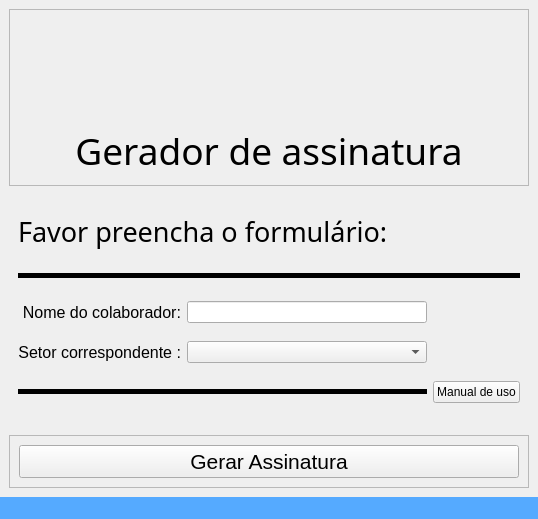
<?xml version="1.0" encoding="UTF-8"?>
<ui version="4.0">
 <class>MainWindow</class>
 <widget class="QMainWindow" name="MainWindow">
  <property name="geometry">
   <rect>
    <x>0</x>
    <y>0</y>
    <width>538</width>
    <height>519</height>
   </rect>
  </property>
  <property name="windowTitle">
   <string>MainWindow</string>
  </property>
  <widget class="QWidget" name="centralwidget">
   <layout class="QGridLayout" name="gridLayout_2">
    <item row="1" column="0">
     <widget class="QStackedWidget" name="stackedWidget">
      <property name="currentIndex">
       <number>0</number>
      </property>
      <widget class="QWidget" name="Page1">
       <layout class="QGridLayout" name="gridLayout">
        <item row="2" column="1">
         <widget class="QLineEdit" name="lineEdit">
          <property name="sizePolicy">
           <sizepolicy hsizetype="Expanding" vsizetype="Fixed">
            <horstretch>0</horstretch>
            <verstretch>0</verstretch>
           </sizepolicy>
          </property>
         </widget>
        </item>
        <item row="1" column="0" colspan="3">
         <widget class="Line" name="line">
          <property name="sizePolicy">
           <sizepolicy hsizetype="Minimum" vsizetype="Fixed">
            <horstretch>0</horstretch>
            <verstretch>0</verstretch>
           </sizepolicy>
          </property>
          <property name="minimumSize">
           <size>
            <width>0</width>
            <height>15</height>
           </size>
          </property>
          <property name="frameShadow">
           <enum>QFrame::Shadow::Plain</enum>
          </property>
          <property name="lineWidth">
           <number>5</number>
          </property>
          <property name="orientation">
           <enum>Qt::Orientation::Horizontal</enum>
          </property>
         </widget>
        </item>
        <item row="2" column="0">
         <widget class="QLabel" name="label_2">
          <property name="font">
           <font>
            <family>Arial</family>
            <pointsize>12</pointsize>
           </font>
          </property>
          <property name="text">
           <string>Nome do colaborador:</string>
          </property>
          <property name="alignment">
           <set>Qt::AlignmentFlag::AlignRight|Qt::AlignmentFlag::AlignTrailing|Qt::AlignmentFlag::AlignVCenter</set>
          </property>
          <property name="margin">
           <number>5</number>
          </property>
         </widget>
        </item>
        <item row="3" column="0">
         <widget class="QLabel" name="label_3">
          <property name="font">
           <font>
            <family>Arial</family>
            <pointsize>12</pointsize>
           </font>
          </property>
          <property name="text">
           <string>Setor correspondente :</string>
          </property>
          <property name="alignment">
           <set>Qt::AlignmentFlag::AlignRight|Qt::AlignmentFlag::AlignTrailing|Qt::AlignmentFlag::AlignVCenter</set>
          </property>
          <property name="margin">
           <number>5</number>
          </property>
         </widget>
        </item>
        <item row="4" column="0" colspan="2">
         <widget class="Line" name="line_2">
          <property name="minimumSize">
           <size>
            <width>0</width>
            <height>15</height>
           </size>
          </property>
          <property name="maximumSize">
           <size>
            <width>16777214</width>
            <height>16777215</height>
           </size>
          </property>
          <property name="frameShadow">
           <enum>QFrame::Shadow::Plain</enum>
          </property>
          <property name="lineWidth">
           <number>5</number>
          </property>
          <property name="orientation">
           <enum>Qt::Orientation::Horizontal</enum>
          </property>
         </widget>
        </item>
        <item row="3" column="1">
         <widget class="QComboBox" name="comboBox">
          <property name="sizePolicy">
           <sizepolicy hsizetype="Preferred" vsizetype="Fixed">
            <horstretch>0</horstretch>
            <verstretch>0</verstretch>
           </sizepolicy>
          </property>
         </widget>
        </item>
        <item row="4" column="2">
         <widget class="QPushButton" name="pushButton_2">
          <property name="sizePolicy">
           <sizepolicy hsizetype="Maximum" vsizetype="Maximum">
            <horstretch>0</horstretch>
            <verstretch>0</verstretch>
           </sizepolicy>
          </property>
          <property name="text">
           <string>Manual de uso</string>
          </property>
         </widget>
        </item>
        <item row="0" column="0" colspan="3">
         <widget class="QLabel" name="label_4">
          <property name="sizePolicy">
           <sizepolicy hsizetype="Preferred" vsizetype="Maximum">
            <horstretch>0</horstretch>
            <verstretch>0</verstretch>
           </sizepolicy>
          </property>
          <property name="font">
           <font>
            <family>Tw Cen MT</family>
            <pointsize>20</pointsize>
           </font>
          </property>
          <property name="text">
           <string>Favor preencha o formulário:</string>
          </property>
          <property name="alignment">
           <set>Qt::AlignmentFlag::AlignBottom|Qt::AlignmentFlag::AlignLeading|Qt::AlignmentFlag::AlignLeft</set>
          </property>
          <property name="margin">
           <number>0</number>
          </property>
         </widget>
        </item>
       </layout>
      </widget>
      <widget class="QWidget" name="page">
       <layout class="QVBoxLayout" name="verticalLayout_2">
        <item>
         <widget class="QFrame" name="frame_3">
          <property name="frameShape">
           <enum>QFrame::Shape::StyledPanel</enum>
          </property>
          <property name="frameShadow">
           <enum>QFrame::Shadow::Raised</enum>
          </property>
          <layout class="QGridLayout" name="gridLayout_3">
           <item row="2" column="1">
            <widget class="QLabel" name="text_load">
             <property name="font">
              <font>
               <pointsize>26</pointsize>
               <italic>true</italic>
              </font>
             </property>
             <property name="text">
              <string>Carregando...</string>
             </property>
             <property name="alignment">
              <set>Qt::AlignmentFlag::AlignCenter</set>
             </property>
            </widget>
           </item>
           <item row="1" column="1" alignment="">
            <widget class="QLabel" name="gif_load">
             <property name="sizePolicy">
              <sizepolicy hsizetype="Maximum" vsizetype="Maximum">
               <horstretch>0</horstretch>
               <verstretch>0</verstretch>
              </sizepolicy>
             </property>
             <property name="maximumSize">
              <size>
               <width>150</width>
               <height>150</height>
              </size>
             </property>
             <property name="text">
              <string/>
             </property>
             <property name="textFormat">
              <enum>Qt::TextFormat::PlainText</enum>
             </property>
             <property name="pixmap">
              <pixmap>../imgs/loaging_ofc.gif</pixmap>
             </property>
             <property name="scaledContents">
              <bool>true</bool>
             </property>
             <property name="alignment">
              <set>Qt::AlignmentFlag::AlignHCenter|Qt::AlignmentFlag::AlignTop</set>
             </property>
            </widget>
           </item>
           <item row="1" column="0">
            <spacer name="horizontalSpacer_3">
             <property name="orientation">
              <enum>Qt::Orientation::Horizontal</enum>
             </property>
             <property name="sizeType">
              <enum>QSizePolicy::Policy::Expanding</enum>
             </property>
             <property name="sizeHint" stdset="0">
              <size>
               <width>40</width>
               <height>20</height>
              </size>
             </property>
            </spacer>
           </item>
           <item row="1" column="2">
            <spacer name="horizontalSpacer_4">
             <property name="orientation">
              <enum>Qt::Orientation::Horizontal</enum>
             </property>
             <property name="sizeType">
              <enum>QSizePolicy::Policy::Expanding</enum>
             </property>
             <property name="sizeHint" stdset="0">
              <size>
               <width>40</width>
               <height>20</height>
              </size>
             </property>
            </spacer>
           </item>
          </layout>
         </widget>
        </item>
       </layout>
      </widget>
     </widget>
    </item>
    <item row="2" column="0">
     <widget class="QFrame" name="frame">
      <property name="sizePolicy">
       <sizepolicy hsizetype="Preferred" vsizetype="Maximum">
        <horstretch>0</horstretch>
        <verstretch>0</verstretch>
       </sizepolicy>
      </property>
      <property name="frameShape">
       <enum>QFrame::Shape::StyledPanel</enum>
      </property>
      <property name="frameShadow">
       <enum>QFrame::Shadow::Raised</enum>
      </property>
      <layout class="QHBoxLayout" name="horizontalLayout">
       <item>
        <widget class="QPushButton" name="pushButton">
         <property name="sizePolicy">
          <sizepolicy hsizetype="Minimum" vsizetype="Maximum">
           <horstretch>0</horstretch>
           <verstretch>0</verstretch>
          </sizepolicy>
         </property>
         <property name="font">
          <font>
           <pointsize>16</pointsize>
           <bold>false</bold>
           <underline>false</underline>
           <strikeout>false</strikeout>
           <kerning>true</kerning>
          </font>
         </property>
         <property name="text">
          <string>Gerar Assinatura</string>
         </property>
        </widget>
       </item>
      </layout>
     </widget>
    </item>
    <item row="0" column="0">
     <widget class="QFrame" name="frame_2">
      <property name="frameShape">
       <enum>QFrame::Shape::StyledPanel</enum>
      </property>
      <property name="frameShadow">
       <enum>QFrame::Shadow::Raised</enum>
      </property>
      <layout class="QVBoxLayout" name="verticalLayout">
       <item>
        <widget class="QLabel" name="logo_hori">
         <property name="sizePolicy">
          <sizepolicy hsizetype="Minimum" vsizetype="Minimum">
           <horstretch>0</horstretch>
           <verstretch>0</verstretch>
          </sizepolicy>
         </property>
         <property name="minimumSize">
          <size>
           <width>500</width>
           <height>100</height>
          </size>
         </property>
         <property name="maximumSize">
          <size>
           <width>1000</width>
           <height>200</height>
          </size>
         </property>
         <property name="text">
          <string/>
         </property>
         <property name="textFormat">
          <enum>Qt::TextFormat::RichText</enum>
         </property>
         <property name="pixmap">
          <pixmap>../imgs/ass-hori.png</pixmap>
         </property>
         <property name="scaledContents">
          <bool>true</bool>
         </property>
         <property name="alignment">
          <set>Qt::AlignmentFlag::AlignCenter</set>
         </property>
        </widget>
       </item>
       <item>
        <widget class="QLabel" name="label">
         <property name="sizePolicy">
          <sizepolicy hsizetype="Expanding" vsizetype="Maximum">
           <horstretch>0</horstretch>
           <verstretch>0</verstretch>
          </sizepolicy>
         </property>
         <property name="font">
          <font>
           <family>Arial Rounded MT Bold</family>
           <pointsize>28</pointsize>
          </font>
         </property>
         <property name="layoutDirection">
          <enum>Qt::LayoutDirection::LeftToRight</enum>
         </property>
         <property name="text">
          <string>Gerador de assinatura</string>
         </property>
         <property name="alignment">
          <set>Qt::AlignmentFlag::AlignCenter</set>
         </property>
        </widget>
       </item>
      </layout>
     </widget>
    </item>
   </layout>
  </widget>
  <widget class="QMenuBar" name="menubar">
   <property name="geometry">
    <rect>
     <x>0</x>
     <y>0</y>
     <width>538</width>
     <height>22</height>
    </rect>
   </property>
  </widget>
  <widget class="QStatusBar" name="statusbar">
   <property name="styleSheet">
    <string notr="true">background-color: rgb(85, 170, 255);</string>
   </property>
  </widget>
 </widget>
 <resources/>
 <connections/>
</ui>
